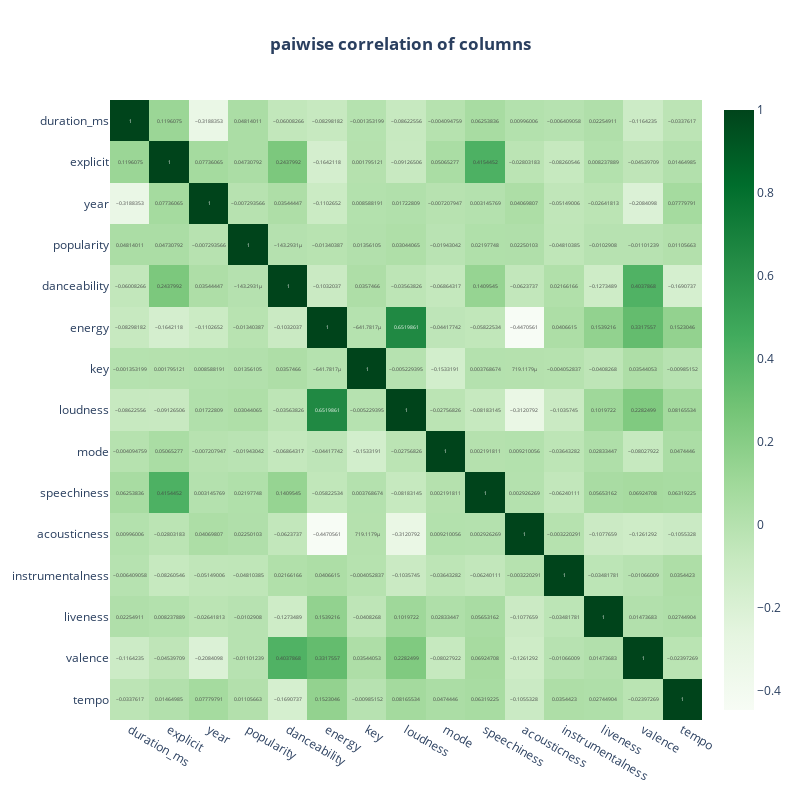

Write notebook code for a chart like this one.
### Code cell
fig=px.imshow(df.corr(),text_auto=True,height=800,width=800,color_continuous_scale=px.colors.sequential.Greens,
              aspect='auto',title='<b>paiwise correlation of columns')
fig.update_layout(title_x=0.5)
fig.show()

### Figure 1 — Plotly figure (JSON) as saved in the notebook; plotly's stock layout.template omitted (floating-point values rounded to 4 significant figures; data arrays with more than 128 entries replaced by an {"elided": "..."} marker saying what was removed)
{"data": [{"coloraxis": "coloraxis", "hovertemplate": "x: %{x}<br>y: %{y}<br>color: %{z}<extra></extra>", "name": "0", "texttemplate": "%{z}", "type": "heatmap", "x": ["duration_ms", "explicit", "year", "popularity", "danceability", "energy", "key", "loudness", "mode", "speechiness", "acousticness", "instrumentalness", "liveness", "valence", "tempo"], "xaxis": "x", "y": ["duration_ms", "explicit", "year", "popularity", "danceability", "energy", "key", "loudness", "mode", "speechiness", "acousticness", "instrumentalness", "liveness", "valence", "tempo"], "yaxis": "y", "z": {"elided": "15x15 float values"}}], "layout": {"coloraxis": {"colorscale": [[0, "rgb(247,252,245)"], [0.125, "rgb(229,245,224)"], [0.25, "rgb(199,233,192)"], [0.375, "rgb(161,217,155)"], [0.5, "rgb(116,196,118)"], [0.625, "rgb(65,171,93)"], [0.75, "rgb(35,139,69)"], [0.875, "rgb(0,109,44)"], [1, "rgb(0,68,27)"]]}, "height": 800, "title": {"text": "<b>paiwise correlation of columns", "x": 0.5}, "width": 800, "xaxis": {"anchor": "y", "domain": [0, 1]}, "yaxis": {"anchor": "x", "autorange": "reversed", "domain": [0, 1]}}}
